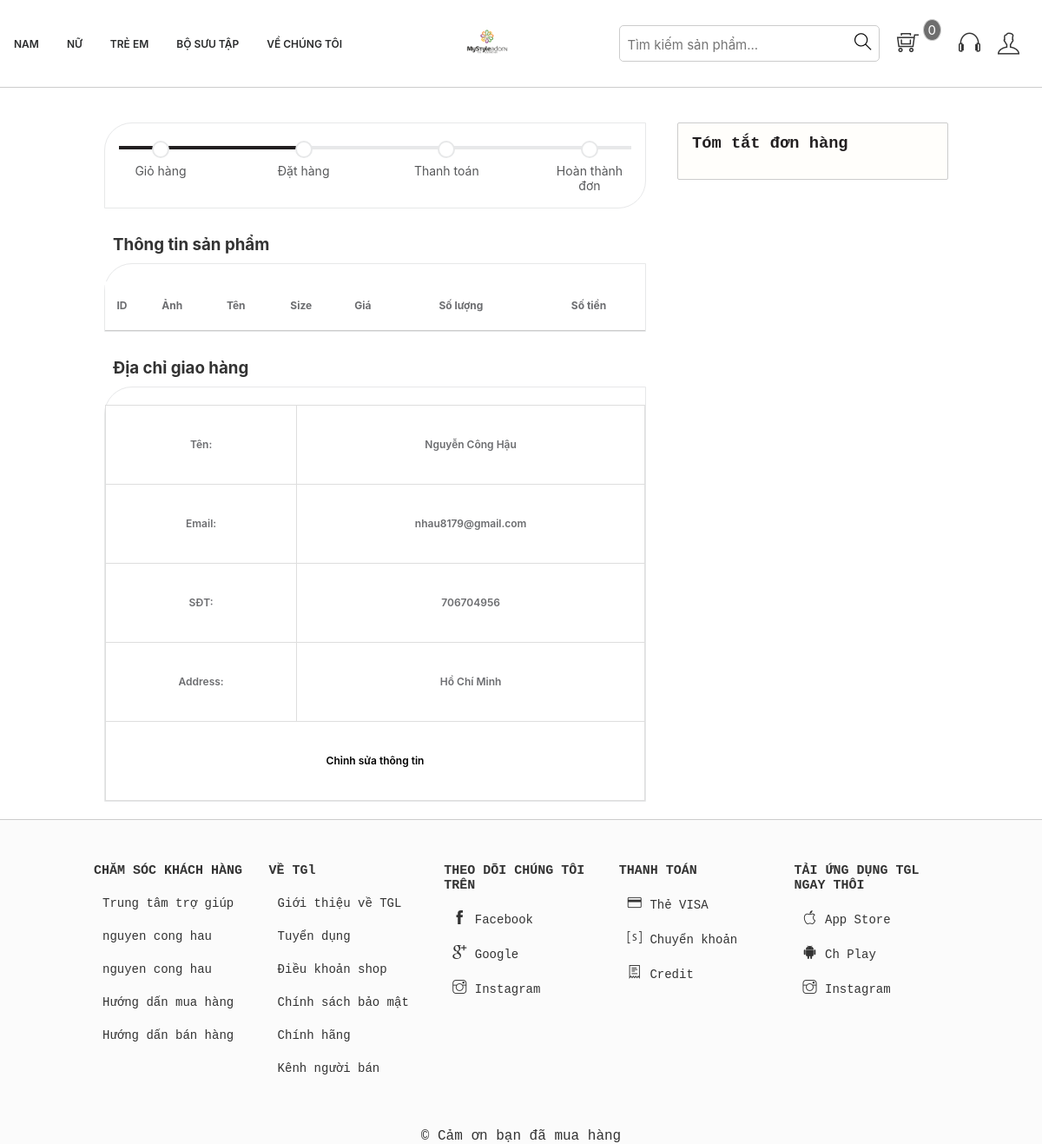
The app's page /thanhtoan.php (signed in) with its own data.
### tables this page shows
CREATE TABLE `tbl_uer` (
  `userId` int(11) NOT NULL,
  `name` varchar(255) NOT NULL,
  `username` varchar(255) NOT NULL,
  `userPassword` varchar(255) NOT NULL,
  `email` varchar(255) NOT NULL,
  `gioiTinh` varchar(255) NOT NULL,
  `sdt` int(11) NOT NULL,
  `ngaySinh` varchar(255) NOT NULL,
  `diaChi` text NOT NULL,
  `cauHoiBM` varchar(255) NOT NULL
);

### classses/user.php (called while the page is built, shortened)
<?php
$filepath = realpath(dirname(__FILE__));
include_once($filepath . '/../lib/database.php');
?>
<?php
class user
{
    private $db;
    public function __construct()
    {
        $this->db = new Database();
    }
    public function show_User($userId)
    {
        $query = "SELECT *  FROM tbl_uer WHERE userId = '$userId'";
        $result = $this->db->select($query);
        return $result;
    }
}
?>

### lib/database.php (called while the page is built, shortened)
<?php
    Class Database{
        public $host   = DB_HOST;
        public $user   = DB_USER;
        public $pass   = DB_PASS;
        public $dbname = DB_NAME;
        public $link;
        private function connectDB(){
        $this->link = new mysqli($this->host, $this->user, $this->pass,
            $this->dbname);
        }
        public function select($query){
            $result = $this->link->query($query) or
            die($this->link->error.__LINE__);
            if($result->num_rows > 0){
                return $result;
            } else {
                return false;
            }
        }
}

### inc/handle.php (called while the page is built, shortened)
<?php
    include_once 'lib/session.php';
?>
<?php
    include_once 'lib/database.php';
    $user = new user();
?>

### lib/session.php (called while the page is built, shortened)
<?php
class Session{
 public static function get($key){
    if (isset($_SESSION[$key])) {
     return $_SESSION[$key];
    } else {
     return false;
    }
 }
}
?>

### thanhtoan.php (the view, shortened to what this page needs)
<?php include './inc/handle.php' ?>
<!DOCTYPE html>
<html lang="en">
<head>
    <link rel="stylesheet" href="assets/css/grid.css">
    <link rel="stylesheet" href="assets/css/productCart.css">
    <link rel="stylesheet" href="assets/css/base.css">
    <link rel="stylesheet" href="assets/css/thanhtoan.css">
    <link rel="stylesheet" href="assets/css/main.css">
    <link rel="stylesheet" href="assets/font/themify-icons/themify-icons.css">
</head>
<body>
    <div class="grid">
        <?php include 'inc/header.php' ?>
    </div>
    <div class="grid" style="border-top: 1px solid #ccc;">
        <form action="" method="POST">
            <div class="grid">
                <div class="app">
                    <div class="grid wide">
                        <div class="row">
                            <div class="col l-8" style="margin-top: 40px;">
                                <div class="col l-12">
                                    <div class="checkout-process-bar block-border">
                                        <ul>
                                            <li class="">
                                                <span>Giỏ hàng</span>
                                            </li>
                                            <li class="active"><span>Đặt hàng</span></li>
                                            <li class=""><span>Thanh toán</span></li>
                                            <li><span>Hoàn thành đơn</span></li>
                                        </ul>
                                    </div>
                                </div>
                                <div class="col l-12" style="margin: 20px 0;">
                                    <h3 style="padding: 10px;font-family: var(--font-family-sans-serif);">Thông tin sản phẩm</h3>
                                    <div style="border: 1px solid #e7e8e9;border-radius: 32px 0px 0px;">
                                        <table>
                                            <thead>
                                                <tr>
                                                    <th>ID</th>
                                                    <th>Ảnh</th>
                                                    <th>Tên</th>
                                                    <th>Size</th>
                                                    <th>Giá</th>
                                                    <th>Số lượng</th>
                                                    <th>Số tiền</th>
                                                </tr>
                                            </thead>
                                        </table>
                                    </div>
                                </div>
                                <div class="col l-12" style="margin: 20px 0;">
                                    <h3 style="padding: 10px;font-family: var(--font-family-sans-serif);">Địa chỉ giao hàng</h3>
                                    <div style="border: 1px solid #e7e8e9;border-radius: 32px 0px 0px;">
                                        <?php
                                        $userId = Session::get('user_id');
                                        $infor_user = $user->show_User($userId);
                                        while ($result_infor_user = $infor_user->fetch_assoc()) {
                                        ?>
                                            <table>
                                                <tbody>
                                                    <tr style="line-height:50px;">
                                                        <td>Tên: </td>
                                                        <td><?php echo $result_infor_user['name'] ?></td>
                                                    </tr>
                                                    <tr style="line-height:50px;">
                                                        <td>Email: </td>
                                                        <td><?php echo $result_infor_user['email'] ?></td>
                                                    </tr>
                                                    <tr style="line-height:50px;">
                                                        <td>SĐT: </td>
                                                        <td><?php echo $result_infor_user['sdt'] ?></td>
                                                    </tr>
                                                    <tr style="line-height:50px;">
                                                        <td>Address: </td>
                                                        <td><?php echo $result_infor_user['diaChi'] ?></td>
                                                    </tr>
                                                    <tr style="line-height:50px;">
                                                        <td colspan="2" style="cursor:pointer;"><a href="account.php" style="text-decoration:none;color:black; ">Chỉnh sửa thông tin</a></td>
                                                    </tr>
                                                </tbody>
                                            <?php
                                        }
                                            ?>
                                            </table>
                                    </div>
                                </div>
                            </div>
                            <div class="col l-4">
                            <div class="cart-voucher">
								<h3>Tóm tắt đơn hàng</h3>
							</div>
                            </div>
                        </div>
                    </div>
                </div>
            </div>
        </form>
        <?php include './inc/footer.php' ?>
    </div>
</body>
</html>

### assets/css/grid.css (style rules this page uses)
.grid { width: 100%; display: block; padding: 0; }
.grid.wide { max-width: 1200px; margin: 0 auto; }
.row { display: flex; flex-wrap: wrap; margin-left: -4px; margin-right: -4px; }
@media (min-width: 740px) { .row { margin-left: -8px; margin-right: -8px; } }
@media (min-width: 1113px) { .row { margin-left: -12px; margin-right: -12px; } }
@media (min-width: 1113px) { .l-1, .l-2, .l-2-4, .l-3, .l-4, .l-5, .l-6, .l-7, .l-8, .l-9, .l-10, .l-11, .l-12 { display: block; } }
@media (min-width: 1113px) { .l-4 { flex: 0 0 33.33333%; max-width: 33.33333%; } }
@media (min-width: 1113px) { .l-8 { flex: 0 0 66.66667%; max-width: 66.66667%; } }
@media (min-width: 1113px) { .l-12 { flex: 0 0 100%; max-width: 100%; } }
@media (min-width: 1024px) and (max-width: 1239px) { .wide { width: 984px; } }
@media (min-width: 1024px) and (max-width: 1239px) { .wide .row { margin-left: -12px; margin-right: -12px; } }
@media (min-width: 1024px) and (max-width: 1239px) { .wide .col { padding-left: 12px; padding-right: 12px; } }
@media (min-width: 1024px) and (max-width: 1239px) { .wide .l-1, .wide .l-2, .wide .l-2-4, .wide .l-3, .wide .l-4, .wide .l-5, .wide .l-6, .wide .l-7, .wide .l-8, .wide .l-9, .wide .l-10, .wide .l-11, .wide .l-12 { display: block; } }
@media (min-width: 1024px) and (max-width: 1239px) { .wide .l-4 { flex: 0 0 33.33333%; max-width: 33.33333%; } }
@media (min-width: 1024px) and (max-width: 1239px) { .wide .l-8 { flex: 0 0 66.66667%; max-width: 66.66667%; } }
@media (min-width: 1024px) and (max-width: 1239px) { .wide .l-12 { flex: 0 0 100%; max-width: 100%; } }

### assets/css/productCart.css (style rules this page uses)
:root { --font-family-sans-serif: -apple-system, BlinkMacSystemFont, "Segoe UI", Roboto, "Helvetica Neue", Arial, "Noto Sans", "Liberation Sans", sans-serif, "Apple Color Emoji", "Segoe UI Emoji", "Segoe UI Symbol", "Noto Color Emoji"; --font-family-monospace: SFMono-Regular, Menlo, Monaco, Consolas, "Liberation Mono", "Courier New", monospace; }
html { box-sizing: border-box; }
* { margin: 0; padding: 0; box-sizing: inherit; }
.app_cart-title, .cart-voucher { background-color: #fffefb; border: 1px solid rgba(224, 168, 0, .4); padding: 0.75rem 1rem; display: flex; align-items: center; margin-bottom: 0.625rem 1rem; border-radius: 2px }
ul { list-style: none; }
table { width: 100%; background: #fff; margin-top: 20px; padding: 10px; border-collapse: collapse; font-family: var(--font-family-sans-serif); padding-bottom: 24px; text-align: left; font-weight: 600; font-size: 12px; line-height: 16px; color: #6c6d70; }
th { padding: 20px 0; }
tr { border-bottom: 1px solid #ccc; text-align: center; }
thead { padding: 10px; margin-bottom: 10px; border-bottom: 1px solid #ccc; }
.cart-voucher { margin-top: 40px; margin-bottom: 20px; display: block; border: 1px solid #ccc; }
.cart-voucher h3 { margin-bottom: 18px; color: #221f20; font-family: var(--font-family-monospace); }
.checkout-process-bar ul { width: 100%; display: flex; justify-content: space-between; position: relative; overflow: hidden; grid-gap: 12px; }
.checkout-process-bar span { font-family: var(--font-family-sans-serif); font-size: 14px; line-height: 16px; color: #57585a; }
.checkout-process-bar ul:before { position: absolute; height: 4px; background-color: #e7e8e9; content: ""; width: 100%; top: 10px; }
.checkout-process-bar ul li { position: relative; padding-top: 31px; width: 96px; text-align: center; font-size: 12px; line-height: 16px; color: #221f20; }
.checkout-process-bar ul li:before { content: ""; position: absolute; top: 4px; left: 50%; transform: translateX(-50%); width: 16px; height: 16px; border-radius: 24px; z-index: 12; border: 2px solid #e7e8e9; background-color: white; }
.checkout-process-bar ul li.active:after { content: ""; width: 2000px; background-color: #221f20; height: 4px; top: 10px; position: absolute; right: 48px; }
.checkout-process-bar { padding: 16px; position: relative; border-radius: 16px 0; }
.block-border { border: 1px solid #e7e8e9; border-radius: 32px 0px; }

### assets/css/base.css (style rules this page uses)
:root { --font-family-sans-serif: -apple-system, BlinkMacSystemFont, "Segoe UI", Roboto, "Helvetica Neue", Arial, "Noto Sans", "Liberation Sans", sans-serif, "Apple Color Emoji", "Segoe UI Emoji", "Segoe UI Symbol", "Noto Color Emoji"; --font-family-monospace: SFMono-Regular, Menlo, Monaco, Consolas, "Liberation Mono", "Courier New", monospace; }

### records on screen
tbl_uer: name "Nguyễn Công Hậu", email "nhau8179@gmail.com", sdt "706704956", diaChi "Hồ Chí Minh"
